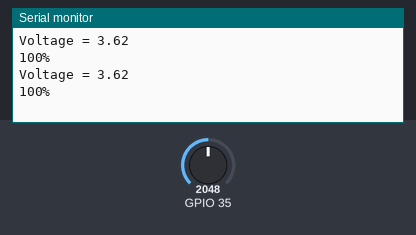
This sketch was run on a simulated ESP32. On the bench: the last lines printed to the serial monitor. The test bench sets the inputs (shaded band); at power-on: GPIO 35 = 2048.

Above: at 1.8 s.
1.9 s: GPIO 35 set to 2866
At 2.8 s:
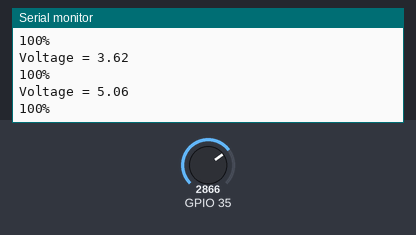
3.4 s: GPIO 35 set to 3603
At 4.8 s:
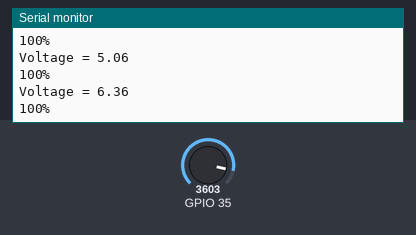
Timing chart, 0 to 6.4 s (numbered marks = the images above; inputs shaded):
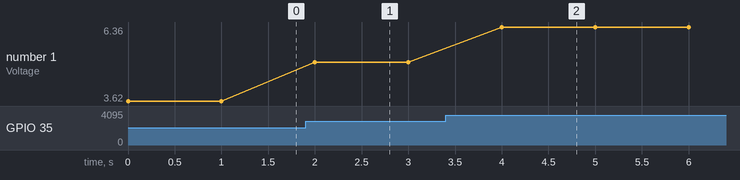

Measured:
- after the input at 1.9 s, the serial monitor: prints a new line after 0.10 s (image 1)
- after the input at 3.4 s, the serial monitor: prints a new line after 0.60 s (image 2)
- plotted number 1: 3.62 → 5.06 after the input at 1.9 s, 5.06 → 6.36 after the input at 3.4 s

The sketch:

ReadBatteryCapacity_LiFePO4.ino
```cpp
// (licence header left out)
void setup() {
  Serial.begin(115200);
}

void loop() {
  Serial.println(readBattery());
  delay(1000);
}

String readBattery(){
  uint8_t percentage = 100;
  float voltage = analogRead(35) / 4096.0 * 7.23;      // LOLIN D32 (no voltage divider need already fitted to board.or NODEMCU ESP32 with 100K+100K voltage divider
  //float voltage = analogRead(39) / 4096.0 * 7.23;    // NODEMCU ESP32 with 100K+100K voltage divider added
  //float voltage = analogRead(A0) / 4096.0 * 4.24;    // Wemos / Lolin D1 Mini 100K series resistor added
  //float voltage = analogRead(A0) / 4096.0 * 5.00;    // Ardunio UNO, no voltage divider required
  Serial.println("Voltage = " + String(voltage));      // The voltage here needs to be reasonably accurate for a full LiFePO4 battery ~ 3.4v
  percentage = 4984.6172*pow(voltage,3) - 48287.7528*pow(voltage,2) + 155490.3329 * voltage - 166375.8607;
  if (voltage > 3.4) percentage = 100;
  else if (voltage <= 3.00) percentage = 0;
  return String(percentage)+"%";
}
```
